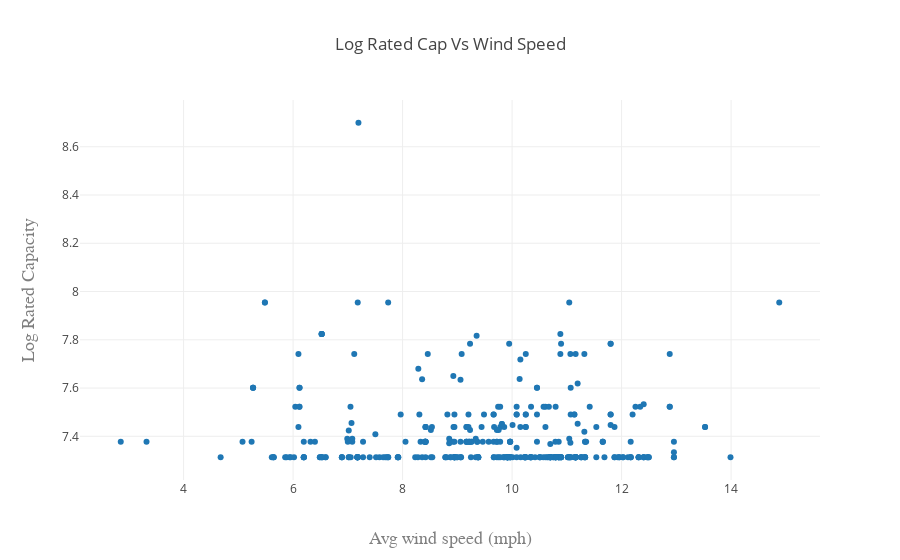

Notebook source saved alongside this figure:
### Code cell
scatter_plot(consolidated.value, np.log(consolidated.t_cap), text=consolidated.project, x_label='Avg wind speed (mph)', y_label= 'Log Rated Capacity', title ='Log Rated Cap Vs Wind Speed')

### Figure 1 — Plotly figure (JSON) as saved in the notebook; plotly's stock layout.template omitted (floating-point values rounded to 4 significant figures; data arrays with more than 128 entries replaced by an {"elided": "..."} marker saying what was removed)
{"data": [{"mode": "markers", "text": {"elided": "419 str values"}, "type": "scatter", "x": {"elided": "419 float values"}, "y": {"elided": "419 float values"}}], "layout": {"title": "Log Rated Cap Vs Wind Speed", "xaxis": {"title": "Avg wind speed (mph)", "titlefont": {"color": "#7f7f7f", "family": "Courier New, monospace", "size": 18}}, "yaxis": {"title": "Log Rated Capacity", "titlefont": {"color": "#7f7f7f", "family": "Courier New, monospace", "size": 18}}}}
